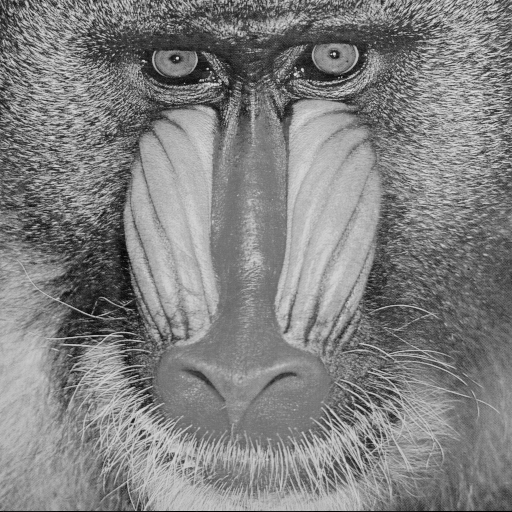
#> input picture Trabalho 2/imgs/baboon_monocromatica.png, 512 x 512 px, found by its file name
$ python item2.py
#> lines starting #> are read from the running program, lines starting #| are printed output that depends on the picture; after the words box and inside, x2 and y2 are one past the last pixel; in counts of white or black regions, pixels touching at a corner belong together
import numpy as np
import cv2
import os
import matplotlib.pyplot as plt

# loading watch image
path = "/home/daniel/Documents/Unicamp/IC/MC920/Trabalho 2/imgs/baboon_monocromatica.png"
path_out = '/home/daniel/Documents/Unicamp/IC/MC920/Trabalho 2/item2'
image = cv2.imread(path, cv2.IMREAD_GRAYSCALE)
#> image is the input picture: shape (512, 512); min 0, max 230, mean 129.1

# applying fft
fft_image = np.fft.fft2(image)

# shifting the zero frequency component to the center
fft_image_shifted = np.fft.fftshift(fft_image)

# printar o espectro de magnitude
magnitude_spectrum = np.abs(fft_image_shifted)
magnitude_spectrum = np.log(magnitude_spectrum + 1)
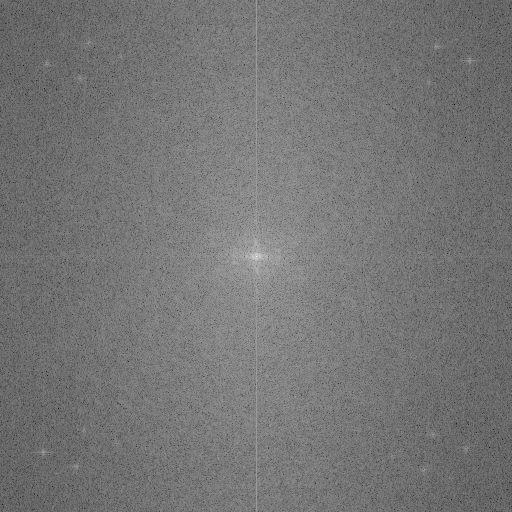
#> magnitude_spectrum: shape (512, 512) float64; min 1.59, max 17.34, mean 8.85; drawn with min black and max white
magnitude_spectrum = magnitude_spectrum / np.max(magnitude_spectrum) * 255
magnitude_spectrum = np.uint8(magnitude_spectrum)

# take the shape of the image
r, c = image.shape
#> r = 512; c = 512
# take the center of the image
cr, cc = r // 2, c // 2
#> cr = 256; cc = 256

# creating all filters
def low_pass_filter(shape, rad):
#> called with shape = (512, 512), rad = 150
    mask = np.zeros(shape, np.uint8)
    cv2.circle(mask, (cc, cr), rad, 1, thickness=-1)
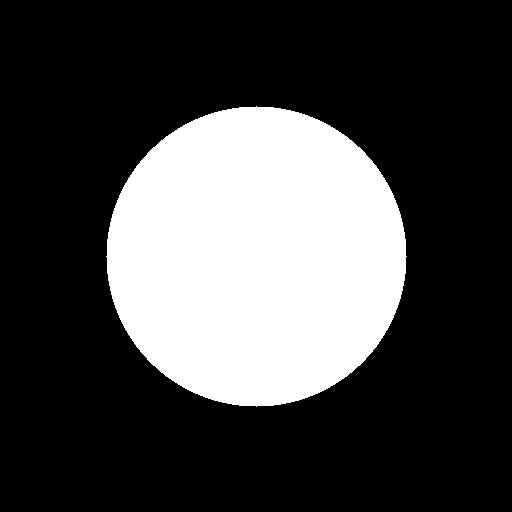
#> mask: shape (512, 512); values 0 (black) and 1 (white), 27% white; 1 white region, box (x1, y1, x2, y2) and area: (106, 106, 407, 407) 70681
    return mask

def high_pass_filter(shape, rad):
#> called with shape = (512, 512), rad = 150
    mask = np.ones(shape, np.uint8)
    cv2.circle(mask, (cc, cr), rad, 0, thickness=-1)
    return mask

def band_pass_filter(shape, rad_in, rad_out):
#> called with shape = (512, 512), rad_in = 150, rad_out = 230
    mask = np.zeros(shape, np.uint8)
    cv2.circle(mask, (cc, cr), rad_out, 1, thickness=-1)
#> mask: shape (512, 512); values 0 (black) and 1 (white), 63.4% white; 1 black region, box (x1, y1, x2, y2) and area: (0, 0, 512, 512) 95935
    cv2.circle(mask, (cc, cr), rad_in, 0, thickness=-1)
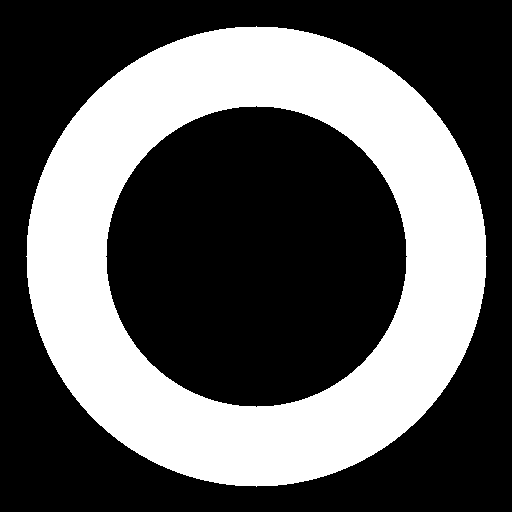
#> mask: shape (512, 512); values 0 (black) and 1 (white), 36.4% white; 1 white region, box (x1, y1, x2, y2) and area: (26, 26, 487, 487) 95528
    return mask

def band_stop_filter(shape, rad_in, rad_out):
#> called with shape = (512, 512), rad_in = 150, rad_out = 230
    mask = np.ones(shape, np.uint8)
    cv2.circle(mask, (cc, cr), rad_out, 0, thickness=-1)
    cv2.circle(mask, (cc, cr), rad_in, 1, thickness=-1)
    return mask

# setting radius values
rad_in = 150
rad_out = 230

mask_pb = low_pass_filter(image.shape, rad_in)
mask_pa = high_pass_filter(image.shape, rad_in)
mask_pf = band_pass_filter(image.shape, rad_in, rad_out)
mask_rf = band_stop_filter(image.shape, rad_in, rad_out)

# function to apply filters
def apply_filter(fft_image_shifted, mask):
    image_filtered = fft_image_shifted * mask
    inverse_fft = np.fft.ifftshift(image_filtered)
    filtered_inversed_image = np.fft.ifft2(inverse_fft)
    filtered_inversed_image = np.abs(filtered_inversed_image)
    return filtered_inversed_image

# applying filters to the image
img_pb = apply_filter(fft_image_shifted, mask_pb)
img_pa = apply_filter(fft_image_shifted, mask_pa)
img_pf = apply_filter(fft_image_shifted, mask_pf)
img_rf = apply_filter(fft_image_shifted, mask_rf)

# saving images
cv2.imwrite(os.path.join(path_out, 'imagem_pb.png'), img_pb)
cv2.imwrite(os.path.join(path_out, 'imagem_pa.png'), img_pa)
cv2.imwrite(os.path.join(path_out, 'imagem_pf.png'), img_pf)
cv2.imwrite(os.path.join(path_out, 'imagem_rf.png'), img_rf)
cv2.imwrite(os.path.join(path_out, 'spectrum.png'), magnitude_spectrum)

# saving filtered spectrum images
filtered_spectrum_pb = np.abs(fft_image_shifted * mask_pb)
filtered_spectrum_pb = np.log(filtered_spectrum_pb + 1)
filtered_spectrum_pb = filtered_spectrum_pb / np.max(filtered_spectrum_pb) * 255
filtered_spectrum_pb = np.uint8(filtered_spectrum_pb)
cv2.imwrite(os.path.join(path_out, 'spectrum_pb.png'), filtered_spectrum_pb)

filtered_spectrum_pa = np.abs(fft_image_shifted * mask_pa)
filtered_spectrum_pa = np.log(filtered_spectrum_pa + 1)
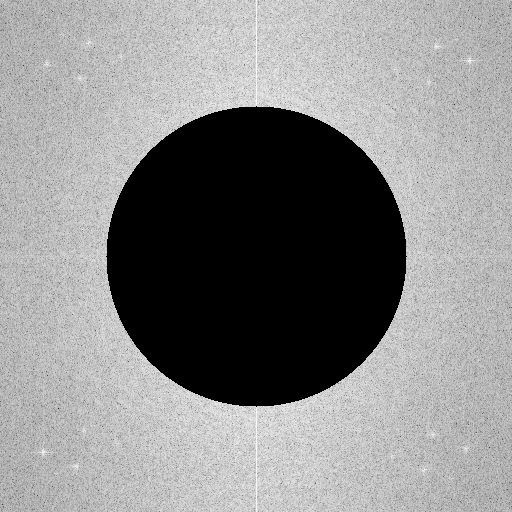
#> filtered_spectrum_pa: shape (512, 512) float64; min 0, max 11.42, mean 6.26; drawn with min black and max white
filtered_spectrum_pa = filtered_spectrum_pa / np.max(filtered_spectrum_pa) * 255
filtered_spectrum_pa = np.uint8(filtered_spectrum_pa)
cv2.imwrite(os.path.join(path_out, 'spectrum_pa.png'), filtered_spectrum_pa)

filtered_spectrum_pf = np.abs(fft_image_shifted * mask_pf)
filtered_spectrum_pf = np.log(filtered_spectrum_pf + 1)
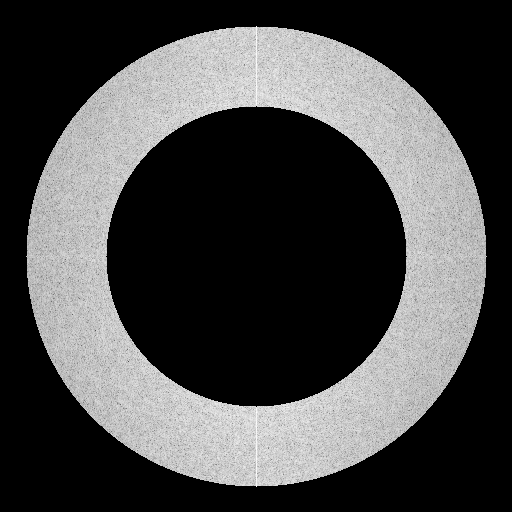
#> filtered_spectrum_pf: shape (512, 512) float64; min 0, max 11.42, mean 3.22; drawn with min black and max white
filtered_spectrum_pf = filtered_spectrum_pf / np.max(filtered_spectrum_pf) * 255
filtered_spectrum_pf = np.uint8(filtered_spectrum_pf)
cv2.imwrite(os.path.join(path_out, 'spectrum_pf.png'), filtered_spectrum_pf)

filtered_spectrum_rf = np.abs(fft_image_shifted * mask_rf)
filtered_spectrum_rf = np.log(filtered_spectrum_rf + 1)
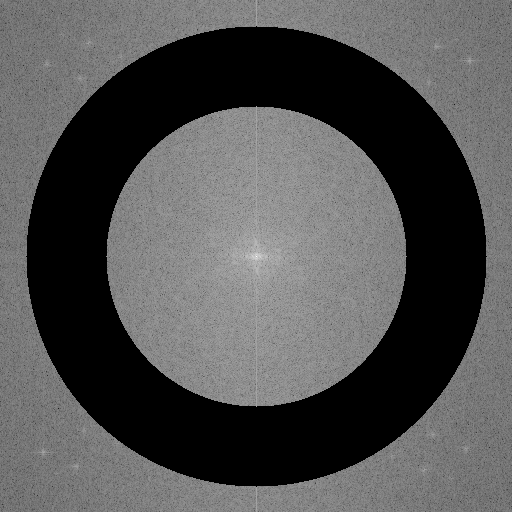
#> filtered_spectrum_rf: shape (512, 512) float64; min 0, max 17.34, mean 5.63; drawn with min black and max white
filtered_spectrum_rf = filtered_spectrum_rf / np.max(filtered_spectrum_rf) * 255
filtered_spectrum_rf = np.uint8(filtered_spectrum_rf)
cv2.imwrite(os.path.join(path_out, 'spectrum_rf.png'), filtered_spectrum_rf)

# compressing the image using FFT
def compress_fft(fft_image, threshold=0.005):
    magnitude = np.abs(fft_image)
    compressed = np.where(magnitude > threshold * np.max(magnitude), fft_image, 0)
    return compressed

# compressing the image
compressed_fft = compress_fft(fft_image_shifted)
compressed_image = np.fft.ifft2(np.fft.ifftshift(compressed_fft))
compressed_image = np.abs(compressed_image)
cv2.imwrite(os.path.join(path_out, 'imagem_compressao.png'), compressed_image)

# saving the compressed spectrum
def plot_histogram(image, filename):
#> called with filename = 'histograma_original.png'
    plt.figure()
    plt.hist(image.ravel(), bins=256, color='darkred', alpha=0.7, histtype='stepfilled', edgecolor='none')
    plt.xlim([0, 256])
    plt.savefig(os.path.join(path_out, filename))
    plt.close()

plot_histogram(image, 'histograma_original.png')
plot_histogram(compressed_image, 'histograma_comprimida.png')
#> call 2 of plot_histogram, with filename = 'histograma_comprimida.png'
#> in plot_histogram (call 2), `plt.savefig(os.path.join(path_out, filename))`:
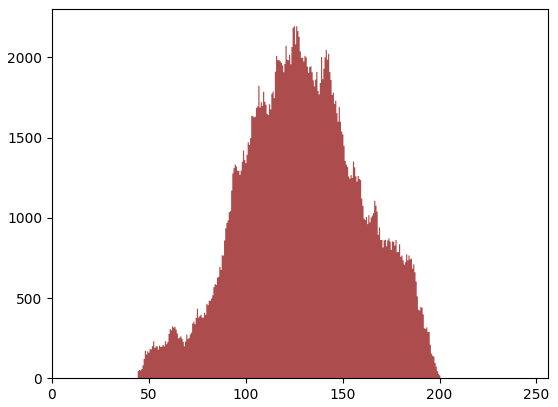
#> figure drawn by matplotlib, 1 panel

$ run again, with Trabalho 2/imgs/baboon_perspectiva.png copied over Trabalho 2/imgs/baboon_monocromatica.png
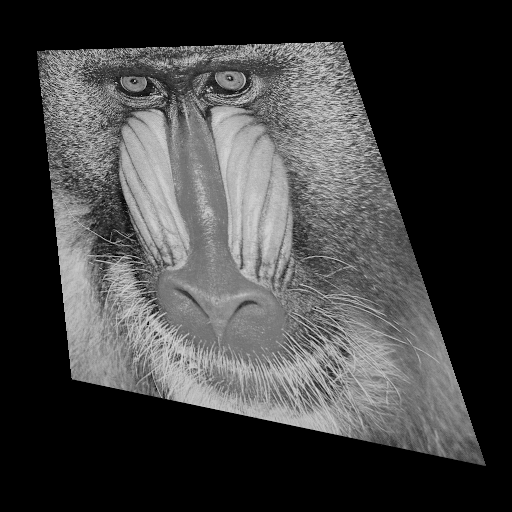
#> input picture Trabalho 2/imgs/baboon_perspectiva.png, 512 x 512 px, found by its file name
#> image is the input picture: shape (512, 512); min 0, max 232, mean 65.7
#> `filtered_spectrum_rf = np.log(filtered_spectrum_rf + 1)`:
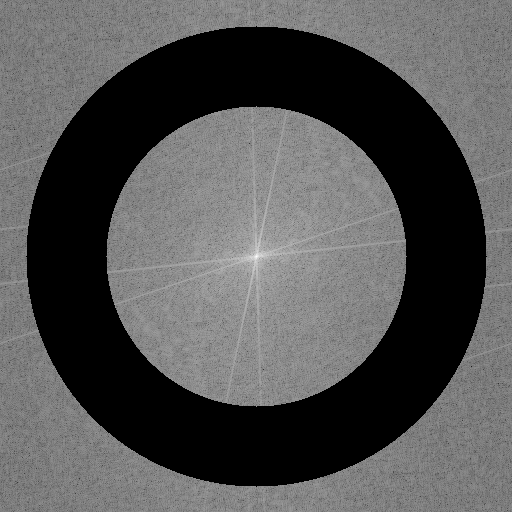
#> filtered_spectrum_rf: shape (512, 512) float64; min 0, max 16.66, mean 5.51; drawn with min black and max white
#> in plot_histogram (call 2), `plt.savefig(os.path.join(path_out, filename))`:
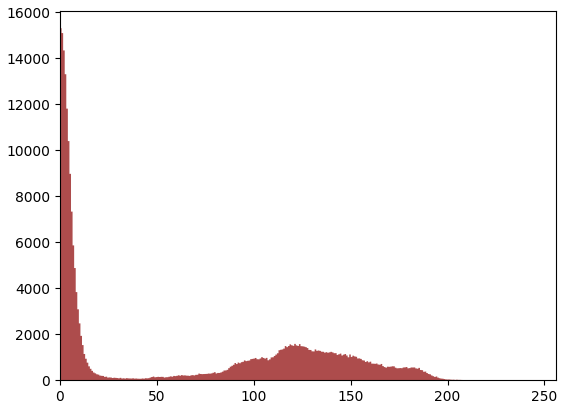
#> figure drawn by matplotlib, 1 panel

$ run again, with Trabalho 2/imgs/butterfly.png copied over Trabalho 2/imgs/baboon_monocromatica.png
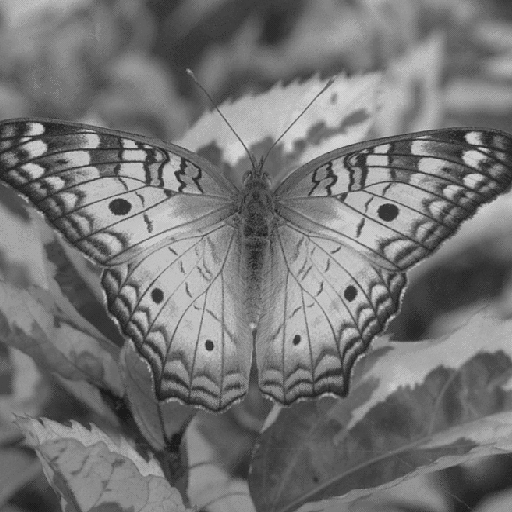
#> input picture Trabalho 2/imgs/butterfly.png, 512 x 512 px, found by its file name
#> image is the input picture: shape (512, 512); min 27, max 212, mean 116.8
#> `filtered_spectrum_rf = np.log(filtered_spectrum_rf + 1)`:
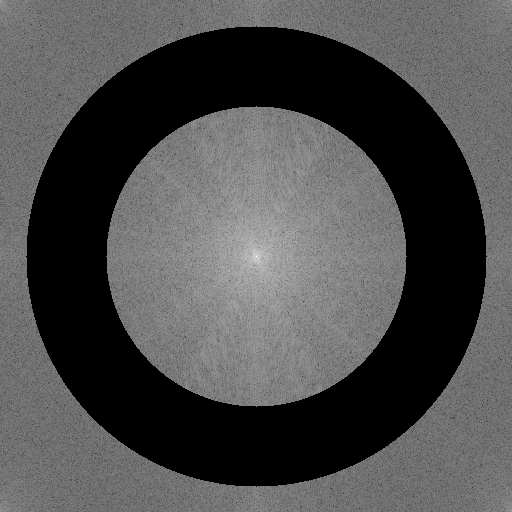
#> filtered_spectrum_rf: shape (512, 512) float64; min 0, max 17.24, mean 5.25; drawn with min black and max white
#> in plot_histogram (call 2), `plt.savefig(os.path.join(path_out, filename))`:
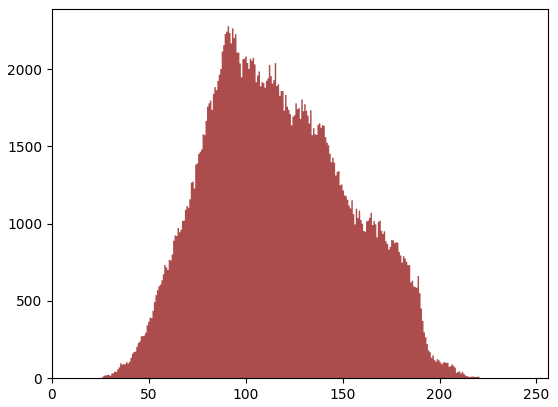
#> figure drawn by matplotlib, 1 panel
